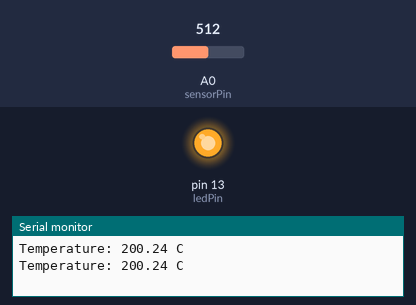
Recording of a sketch running on a simulated Arduino Uno, built with avr-gcc and run on an emulated ATmega328P. Shown: output pins drawn as LEDs (lit = HIGH), the last lines printed to the serial monitor. Inputs (shaded band) come from the test bench; at power-on: A0 (sensorPin) = 512.

Above: at 1.8 s.
1.9 s: A0 (sensorPin) set to 174
3.4 s: A0 (sensorPin) set to 146
At 5.2 s:
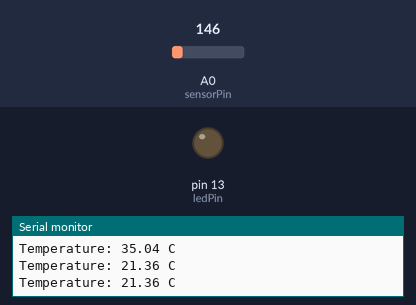
5.5 s: A0 (sensorPin) set to 306
At 6.8 s:
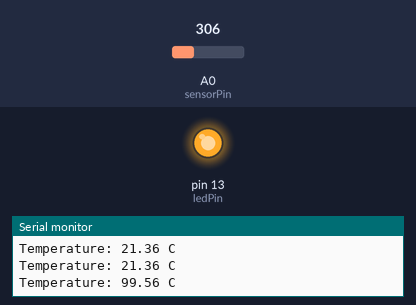
7.5 s: A0 (sensorPin) set to 122
At 8.4 s:
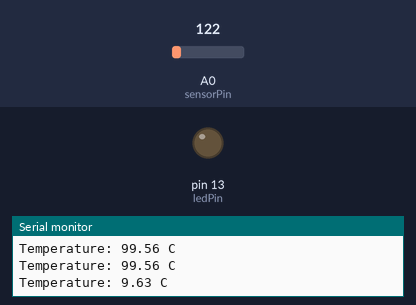
Timing chart, 0 to 10.5 s (numbered marks = the images above; inputs shaded):
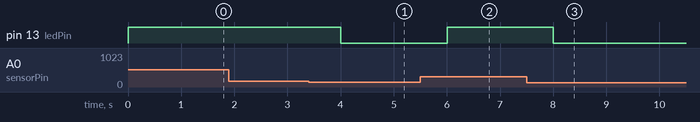

The sketch:

CodeAlpha_Task2_Tinkercad_Arduino.ino
```cpp
const int sensorPin = A0;
const int ledPin = 13;

void setup() {
  pinMode(ledPin, OUTPUT);
  Serial.begin(9600);
}

void loop() {
  int raw = analogRead(sensorPin);

  float voltage = raw * (5.0 / 1023.0);
  float temperatureC = (voltage - 0.5) * 100.0;

  Serial.print("Temperature: ");
  Serial.print(temperatureC);
  Serial.println(" C");

  if (temperatureC > 30.0) {
    digitalWrite(ledPin, HIGH);
  } else {
    digitalWrite(ledPin, LOW);
  }

  delay(1000);
}
```

Measured:
- the behaviour switches between 164 and 163 on A0 (sensorPin) (found by bisection; images 0 and 1)
- after the input at 3.4 s, pin 13 (ledPin): HIGH → LOW after 0.60 s
- after the input at 5.5 s, pin 13 (ledPin): LOW → HIGH after 0.51 s
- after the input at 7.5 s, pin 13 (ledPin): HIGH → LOW after 0.51 s
